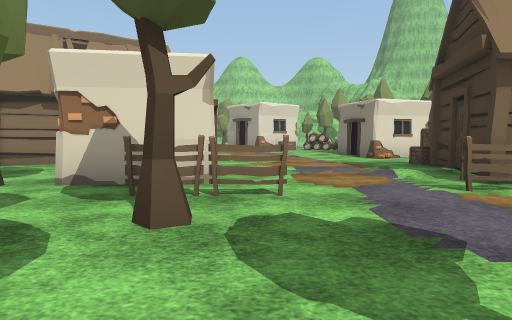
[1] (above)

22 first-person views from a walk through a 3-D level made in the Unity game engine. The camera is 1.2 m above the floor, tilts 4° down and sees 75° across. The floor is counted in squares, 2 m on a side. Each view is taken from the middle of a square. On the plan, view 1 faces up. The plan holds only what a view shows up to about 10 squares ahead; the rest is blank. The place goes on beyond the plan. Some animated figures are not drawn. Some surface patterns are stand-ins.

[2]
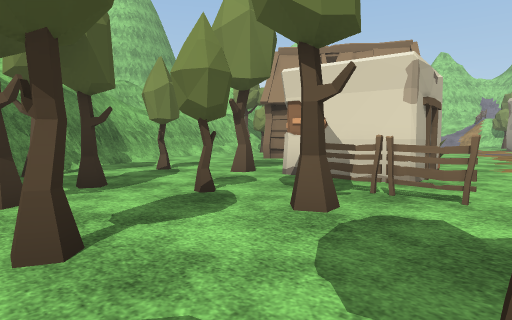

[3]
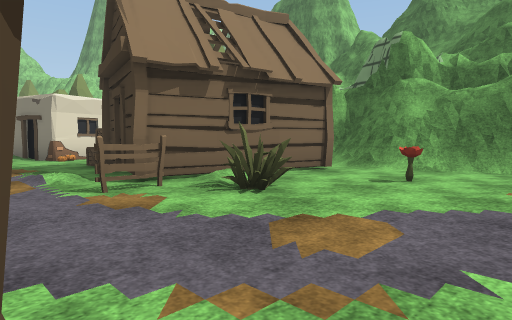

[4]
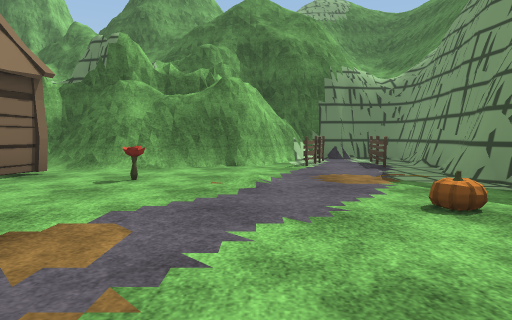

[5]
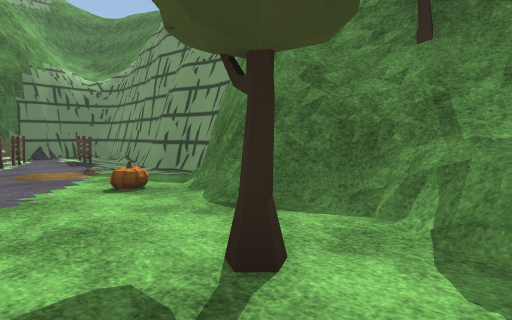

[6]
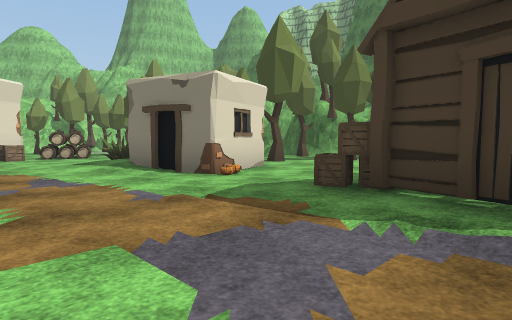

[7]
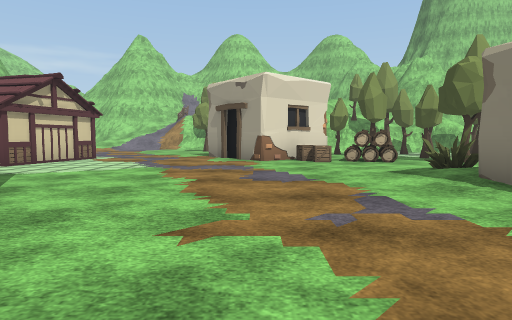

[8]
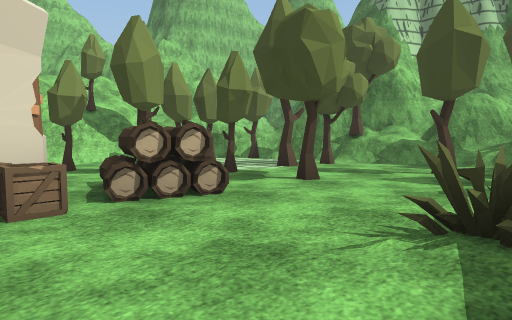

[9]
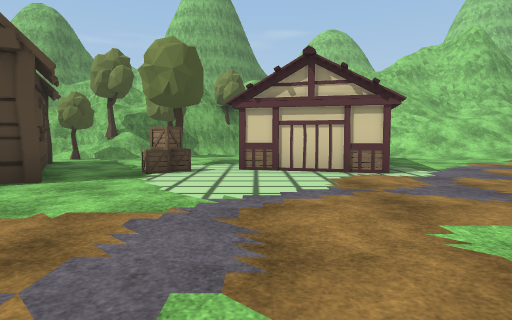

[10]
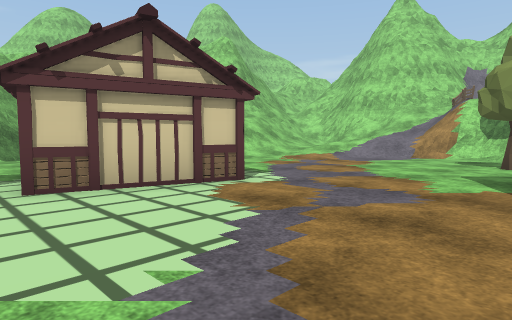

[11]
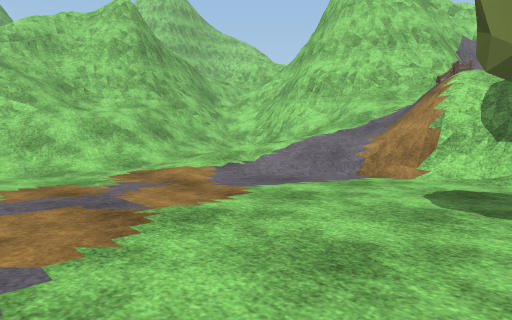

[12]
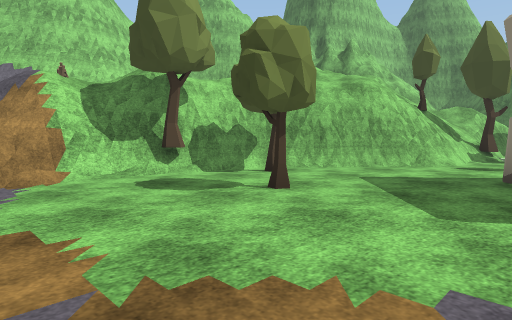

[13]
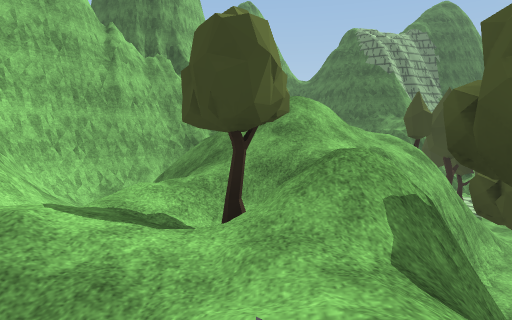

[14]
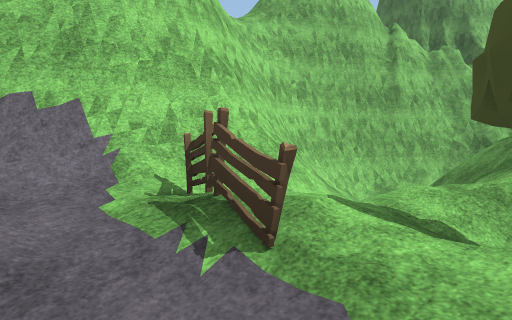

[15]
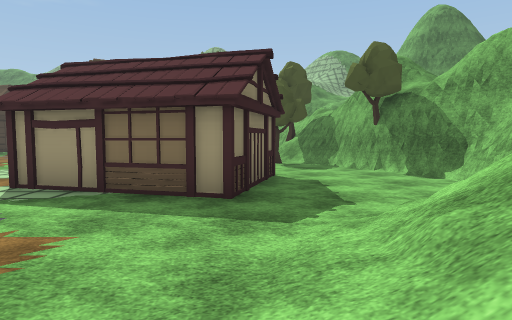

[16]
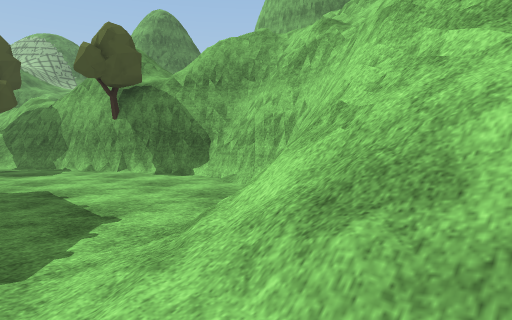

[17]
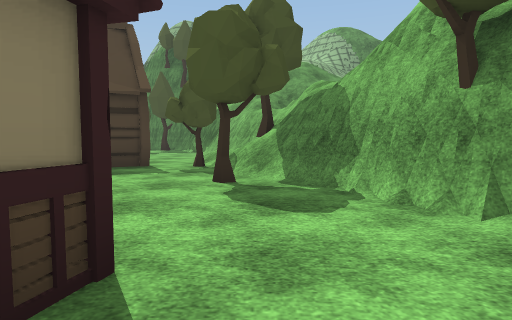

[18]
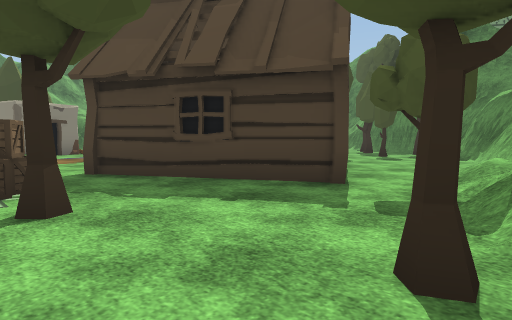

[19]
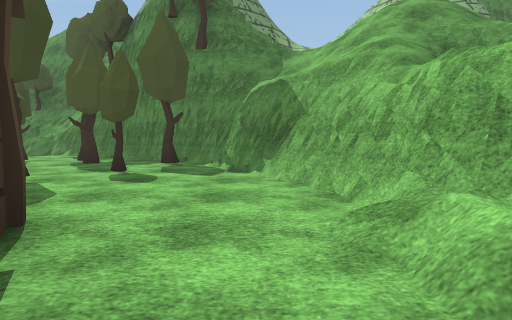

[20]
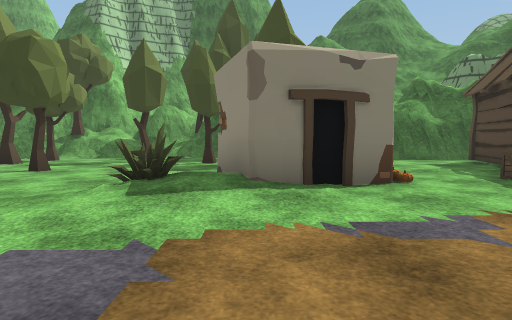

[21]
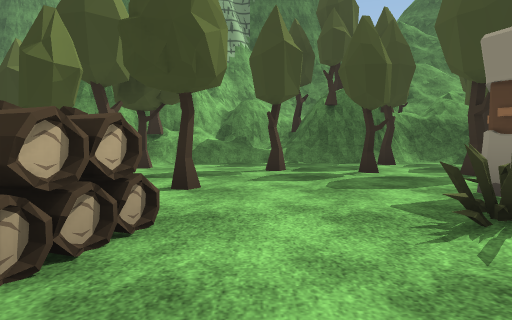

[22]
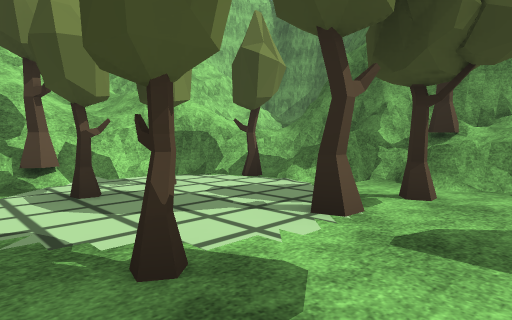

### Floor plan
Key: @ floor where view 1 was taken; # wall or solid block; . main floor; : floor 1 m higher than the main floor; + floor 1.25 m higher than the main floor; * floor 3.25 m higher than the main floor; % floor 5 m higher than the main floor; / step, stairs or slope; = window, fence, low wall or low ledge; v drop or lower ground; H hut; C crate; T tree; F fence; L log; O other object.
Columns run from 12 left of view 1 to 10 right of it. Each row starts with its distance up from view 1.
 29         ##########
 28        ## F##///####
 27       ##F*F   /  /=#
 26    ####/FF/////
 25   //##/////T//
 24   ///////vT////
 23  #//////##T###////   ##
 22 ##//////...T##////   ##
 21 #//////...T../##T///
 20 #////.........//#T=#=+
 19 %#///..........T.TT.T##
 18 ##//........   .....=##
 17 #/..#......## #.T....T#
 16 #...####....#OLL.TTT.T#
 15 #...#  #.....CCL.T...=#
 14 ##.... #...........T./#
 13  #.....C.............##
 12  ##T..TC.......O...T.#
 11   #/.....H.....##.T.T#
 10   #:...HHH.....O#O...#
  9   # T.H   H....O....T#
  8   ##/.H HH O........
  7    #/..H.  .....C...#
  6    ##.... O#../.HHHH#
  5     #..... #../..   #
  4     #....TO#...FHHH/#
  3     ##.T...FF...O../#
  2      ##...TT......O/#
  1       #T.T...T......#
  0       ###T.T@..../..##
 -1         ##...T......F##
 -2              ..# ....F#
 -3             #####//.FO#
 -4                   #####

Positions as (right, up) in squares from view 1, and headings:
1: (0, 0), facing up
2: (1, 0), facing up-left
3: (1, 0), facing up-right
4: (1, 0), facing right
5: (0, 0), facing down-right
6: (0, 5), facing up-right
7: (0, 7), facing up
8: (1, 12), facing up-right
9: (1, 14), facing left
10: (-1, 13), facing up-left
11: (-2, 18), facing up-left
12: (-5, 18), facing up-right
13: (-4, 25), facing right
14: (-4, 25), facing up-right
15: (-8, 21), facing down
16: (-8, 20), facing down-left
17: (-9, 16), facing down
18: (-9, 13), facing down-right
19: (-7, 9), facing down
20: (-1, 11), facing right
21: (1, 14), facing right
22: (4, 15), facing up-right
